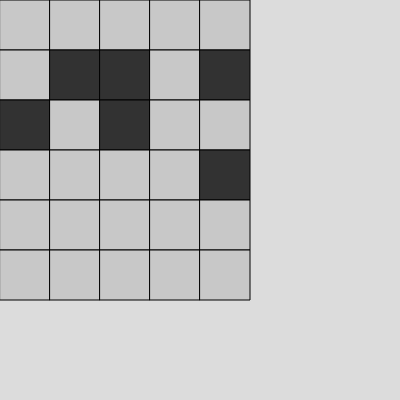
Frame 1 (no input)
Frame 60 (no input): identical to frame 1, image omitted
Frame 120 (the mouse pressed at the canvas centre since frame 60): identical to frame 1, image omitted

The p5.js sketch that drew this single still picture (run headless with seeded random() and noise() and a simulated clock; from frame 60 on, the mouse is pressed at the canvas centre):

// p5.js sketch
// ── sketch.js
let grid = [];
let size = 50;
let numRows = 6;
let numCols = 5;
let initialSet = [6,7,9,10,12,19]
let aliveCol = 50
let deadCol = 200

function setup() {
  createCanvas(400, 400);
  setGrid();
  setIteration(initialSet);
}

function draw() {
  background(220);
  displayGrid()
}

function setGrid(){
  for(var i = 0; i<numRows; i++){
    for(var j = 0; j<numCols; j++){
      grid.push(new Cell(j*size,i*size,size,deadCol,false))
    }
  }
}// end function

function displayGrid(){
  for(var i = 0; i<grid.length; i++){
    
    grid[i].display();
    
  }
}//end function

function clearGrid(){
  for(var i = 0; i<grid.length; i++){
    
    grid[i].col = deadCol;
    grid[i].alive = false;
    
  }
}

function setIteration(newSet){
  clearGrid()
  for(var i = 0; i<newSet.length; i++){
    liveCell = newSet[i]; //find index for alive cell
    grid[liveCell].col = aliveCol;//change cell to alive
    grid[liveCell].alive = true;
  }
}

function keyPressed(){
  if(key=='n'){
    makeNewSet();
  }
}

//function for key press
function makeNewSet(){
  let newSet = [];
  //make a new iteration of the game
  for(var i=0; i<grid.length; i++){
    let aliveNeighbours = findAliveNeighbours(i)
    if(aliveNeighbours == 2 || aliveNeighbours == 3){
      newSet.push(i);
    }
  }

  setIteration(newSet);
}

function findAliveNeighbours(cellNum){
  let aliveNeighbours = 0;

  //for all cells
  //check if cell is on the left edge
  aliveNeighbours += checkLeft(cellNum)
  //check if cell is on the right edge
  aliveNeighbours += checkRight(cellNum)
  //check if cell is on top
  aliveNeighbours += checkUp(cellNum)
  //check if cell is on the bottom
  aliveNeighbours += checkDown(cellNum)
  //return number of alive neighbours
  
  return aliveNeighbours;
}//end function

function checkLeft(cellNum){
  let isAlive = 0
  
  if(cellNum % numCols > 0){
    if(grid[cellNum - 1].alive){
      isAlive++;
    }
  }//end if
  
  return isAlive
}//end function

function checkRight(cellNum){
  let isAlive = 0
  
  if(cellNum % numCols < numCols - 1){
    if(grid[cellNum + 1].alive){
      isAlive++;
    }
  }//end if
  
  return isAlive
}//end function

function checkUp(cellNum){
  let isAlive = 0
  
  if(cellNum => numCols){
    if(grid[cellNum - numCols].alive){
      isAlive++;
    }
  }//end if
  
  return isAlive
}//end function

function checkDown(cellNum){
  let isAlive = 0
  
  if(cellNum <= (numRows = 1) * numCols){
    if(grid[cellNum + numCols].alive){
      isAlive++;
    }
  }//end if
  
  return isAlive
}//end function

// ── cell.js
function Cell(x,y,size,col,alive){
  this.x = x
  this.y = y
  this.size = size
  this.col = col
  this.alive = alive
  
  this.display = function(){
    fill(this.col)
    rect(this.x,this.y,this.size,this.size);
  }
}
